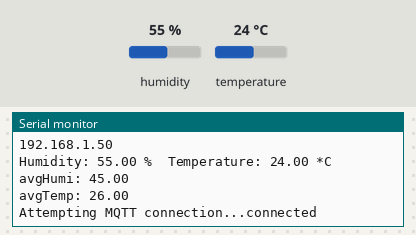
Recording of a sketch running on a simulated ESP32. Shown: the last lines printed to the serial monitor. Inputs (shaded band) come from the test bench; at power-on: humidity 55 %, temperature 24 °C. WiFi joins after 1.5 s; servers stay silent unless stated; no MQTT or app messages arrive unless stated.

Above: at 2.7 s.
2.8 s: humidity set to 22 %
At 4.1 s:
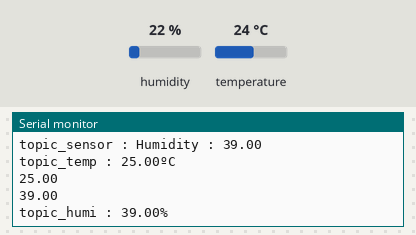
5.5 s: temperature set to 12 °C
At 6.9 s:
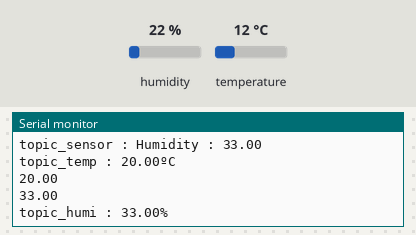
8.2 s: humidity set to 40 %
At 10.2 s:
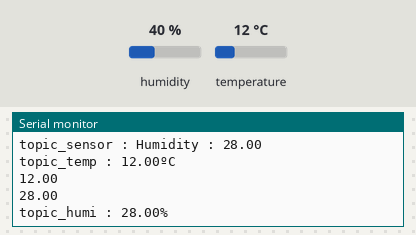
Timing chart, 0 to 11.7 s (numbered marks = the images above; inputs shaded):
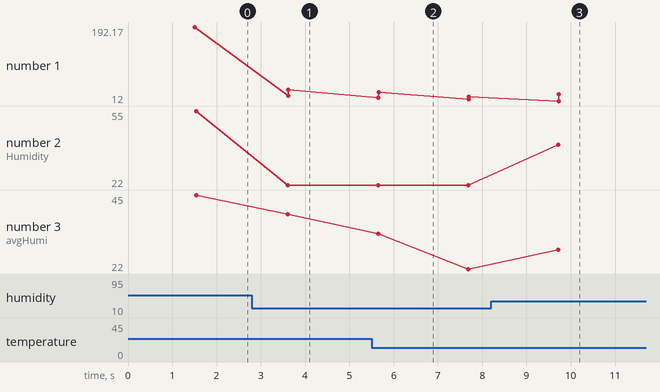

Measured:
- after the input at 2.8 s, the serial monitor: prints a new line after 0.81 s (image 1)
- after the input at 5.5 s, the serial monitor: prints a new line after 0.15 s (image 2)
- after the input at 8.2 s, the serial monitor: prints a new line after 1.5 s (image 3)
- plotted number 1: 192.17 → 39 after the input at 2.8 s, 22 → 40 after the input at 8.2 s
- plotted number 2: 55 → 22 after the input at 2.8 s, 22 → 40 after the input at 8.2 s
- plotted number 3: 45 → 39 after the input at 2.8 s, 22 → 40 after the input at 8.2 s

The sketch:

dht11_Queue.ino
```cpp
#include <WiFi.h>
#include <PubSubClient.h>
#include <sstream>      // std::stringstream
#include "DHT.h"
#define DHTPIN 4 //DHT11을 4번핀에 연결한다.
#define DHTTYPE DHT11
#define COUNT 3
int HumiArray[COUNT] ;
int TempArray[COUNT];


//const char* ssid = "HL0C";
//const char* password = "22042206";
//const char* mqtt_server = "192.168.0.55";

//const char* ssid = "Reborn";
//const char* password = "ming0218!";
//const char* mqtt_server = "192.168.0.2";

//const char* ssid = "LAPTOP-ImYena";
//const char* password = "Iyn1023!@";
//const char* mqtt_server = "192.168.137.1";

const char* ssid = "hhyu2";
const char* password = "";
const char* mqtt_server = "192.168.100.15";

//const char* ssid = "MJ";
//const char* password = "mj0218!!!!";
//const char* mqtt_server = "192.168.0.2";
const int mqttPort = 1883;
const char* mqttUser = "DHT11";
const char* mqttPassword = "1234";
const char* topic_sensor = "sensor";
const char* topic_pub_Temp = "Temp";
const char* topic_pub_Humi = "Humi";
const char* topic_temp = "temperature";
const char* topic_humi = "humidity";
//const char* topic_sub = "control";

WiFiClient espClient;
PubSubClient client(espClient);
long lastMsg = 0;
char msg[50];
String packet;
float Humi,Temp;
int IDX =0;
float avgHumi, avgTemp;

DHT dht(DHTPIN, DHTTYPE);


void setup() {
  Serial.begin(115200);
  dht.begin();
  setup_wifi();
  client.setServer(mqtt_server, mqttPort);
  client.setCallback(callback);

  for(int i=0; i<COUNT; i++){
    HumiArray[i] = 40;
    TempArray[i] = 27;
  }

}

void setup_wifi() {

  delay(10);
  // We start by connecting to a WiFi network
  Serial.println();
  Serial.print("Connecting to ");
  Serial.println(ssid);

  WiFi.begin(ssid, password);

  while (WiFi.status() != WL_CONNECTED) {
    delay(500);
    Serial.print(".");
  }

  Serial.println("");
  Serial.println("WiFi connected");
  Serial.println("IP address: ");
  Serial.println(WiFi.localIP());
}

void callback(char* topic, byte* payload, unsigned int length) {

  Serial.print("Message arrived [");
//  Serial.print(topic_sub);
  Serial.print("] ");
  for (int i = 0; i < length; i++) {
    Serial.print((char)payload[i]);
  }
  Serial.println();
  Serial.println("-----------------------");

}

void reconnect() {
  // Loop until we're reconnected
  while (!client.connected()) {
    Serial.print("Attempting MQTT connection...");
    // Attempt to connect
    if (client.connect("ESP32Client")) {
      Serial.println("connected");
      // Once connected, publish an announcement...
      // ... and resubscribe
      //client.subscribe(topic_sub);
    } else {
      Serial.print("failed, rc=");
      Serial.print(client.state());
      Serial.println(" try again in 5 seconds");
      // Wait 5 seconds before retrying
      delay(5000);
    }
  }
}


float getHumi() { //DHT11 습도를 받아오는 함수
  float h = dht.readHumidity();
  float t = dht.readTemperature();

  if (isnan(h) || isnan(t)) {
    Serial.println("Failed to read from DHT sensor!");
  }

  Serial.print("Humidity: ");
  Serial.print(h);
  Serial.print(" %\t");
  return(h);
}

float getTemp() {//DHT11 온도를 받아오는 함수

  float t = dht.readTemperature();

  Serial.print("Temperature: ");
  Serial.print(t);
  Serial.println(" *C ");

  return(t);
}

void mqtt_publish(float Humi, float Temp){
  if (!client.connected()) {
    reconnect();
  }
  client.loop();

  long now = millis();
  if (now - lastMsg > 2000) {
    lastMsg = now;

    if(Humi == -715827840.00 || Humi == 715827904.00){

    }else if(Temp == -715827840.00 || Temp == 715827904.00){

    }else{
      //temp 먼저 통신
    //문자열과 숫자를 합친다.
    packet = "Temperature : " + String(Temp);
    //mqtt publishing이 char형으로만 보낼 수 있기때문에 toCharArray로 변환한다.
    packet.toCharArray(msg, 50);
    Serial.print("topic_sensor : ");
    Serial.println(msg);
    client.publish(topic_sensor, msg);

    //humi 통신
    packet = "Humidity : " + String(Humi);
    packet.toCharArray(msg, 50);
    Serial.print("topic_sensor : ");
    Serial.println(msg);
    client.publish(topic_sensor, msg);


    //아래는 dashboard용
    //temp mqtt 따로
    packet = String(Temp) + "ºC";
    packet.toCharArray(msg, 50);
    Serial.print("topic_temp : ");
    Serial.println(msg);
    client.publish(topic_temp, msg);

    //값만 비교 제어 코드에 활용
    packet = String(Temp);
    packet.toCharArray(msg, 50);
    Serial.println(msg);
    client.publish(topic_pub_Temp, msg);

    //값만 비교 제어 코드에 활용 humi
    packet = String(Humi);
    packet.toCharArray(msg, 50);
    Serial.println(msg);
    client.publish(topic_pub_Humi, msg);

    //humi mqtt 따로

    packet = String(Humi) + "% ";
    packet.toCharArray(msg, 50);
    Serial.print("topic_humi : ");
    Serial.println(msg);
    client.publish(topic_humi, msg);

    }
  }
}

void loop() {
  int Humisum, Tempsum;

  Humi = getHumi(); //습도를 받아서 변수에 입력
  Temp = getTemp(); //온도를 받아서 변수에 입력

  if(Humi == -715827840.00 || Humi == 715827904.00){
    HumiArray[IDX] = HumiArray[1];
  }else{
    HumiArray[IDX] = Humi;
  }

  if(Temp == -715827840.00 || Temp == 715827904.00){
    TempArray[IDX] = TempArray[1];
  }else{
    TempArray[IDX] = Temp;
  }

  IDX = ++IDX % COUNT;

  Humisum = 0;
  Tempsum = 0;

  for(int i=0; i<COUNT; i++){
    Humisum += HumiArray[i];
    Tempsum += TempArray[i];
  }
    avgHumi = Humisum/COUNT;
    avgTemp = Tempsum/COUNT;


    Serial.print("avgHumi: "); Serial.print(avgHumi); Serial.println();
    Serial.print("avgTemp: "); Serial.print(avgTemp); Serial.println();

    mqtt_publish(avgHumi, avgTemp);// 온습도의 값을 함수에 넣어서 해당 값을 통신을 통해서 전송한다.

  delay(2000);
}
```
